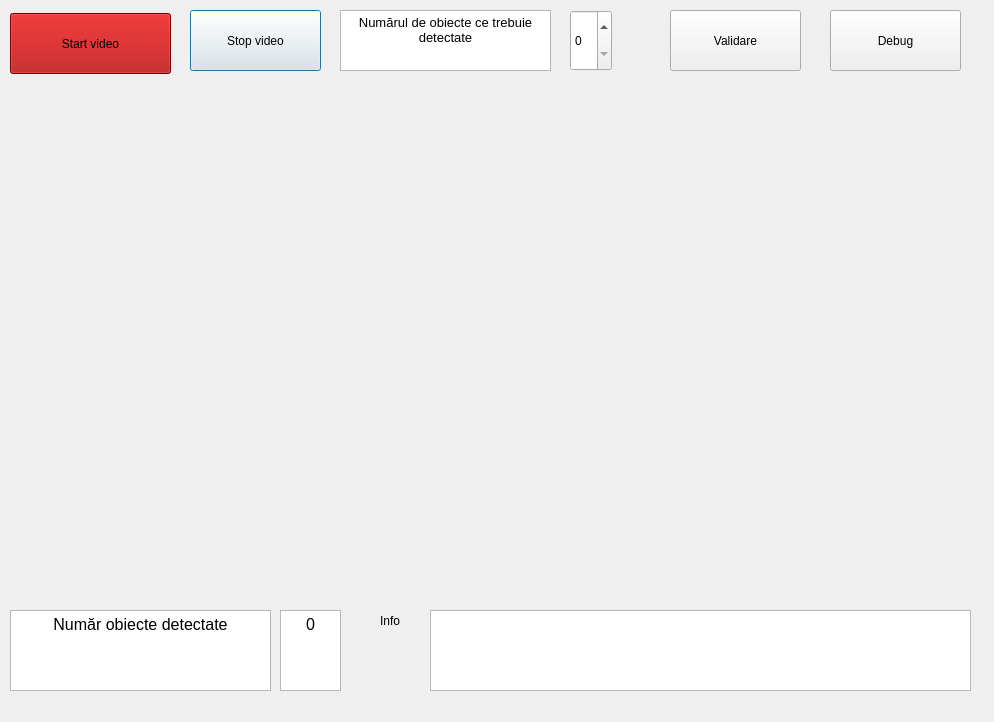
<?xml version="1.0" encoding="UTF-8"?>
<ui version="4.0">
 <class>Dialog</class>
 <widget class="QDialog" name="Dialog">
  <property name="geometry">
   <rect>
    <x>0</x>
    <y>0</y>
    <width>994</width>
    <height>722</height>
   </rect>
  </property>
  <property name="windowTitle">
   <string>Dialog</string>
  </property>
  <widget class="QLabel" name="videoLabel">
   <property name="geometry">
    <rect>
     <x>170</x>
     <y>100</y>
     <width>640</width>
     <height>480</height>
    </rect>
   </property>
   <property name="text">
    <string/>
   </property>
  </widget>
  <widget class="QTextBrowser" name="sampleText_1">
   <property name="geometry">
    <rect>
     <x>10</x>
     <y>610</y>
     <width>261</width>
     <height>81</height>
    </rect>
   </property>
   <property name="html">
    <string>&lt;!DOCTYPE HTML PUBLIC &quot;-//W3C//DTD HTML 4.0//EN&quot; &quot;http://www.w3.org/TR/REC-html40/strict.dtd&quot;&gt;
&lt;html&gt;&lt;head&gt;&lt;meta name=&quot;qrichtext&quot; content=&quot;1&quot; /&gt;&lt;style type=&quot;text/css&quot;&gt;
p, li { white-space: pre-wrap; }
&lt;/style&gt;&lt;/head&gt;&lt;body style=&quot; font-family:'MS Shell Dlg 2'; font-size:7.8pt; font-weight:400; font-style:normal;&quot;&gt;
&lt;p align=&quot;center&quot; style=&quot; margin-top:0px; margin-bottom:0px; margin-left:0px; margin-right:0px; -qt-block-indent:0; text-indent:0px;&quot;&gt;&lt;span style=&quot; font-size:12pt;&quot;&gt;Număr obiecte detectate&lt;/span&gt;&lt;/p&gt;&lt;/body&gt;&lt;/html&gt;</string>
   </property>
  </widget>
  <widget class="QTextBrowser" name="numberText">
   <property name="geometry">
    <rect>
     <x>280</x>
     <y>610</y>
     <width>61</width>
     <height>81</height>
    </rect>
   </property>
   <property name="font">
    <font>
     <pointsize>11</pointsize>
    </font>
   </property>
   <property name="html">
    <string>&lt;!DOCTYPE HTML PUBLIC &quot;-//W3C//DTD HTML 4.0//EN&quot; &quot;http://www.w3.org/TR/REC-html40/strict.dtd&quot;&gt;
&lt;html&gt;&lt;head&gt;&lt;meta name=&quot;qrichtext&quot; content=&quot;1&quot; /&gt;&lt;style type=&quot;text/css&quot;&gt;
p, li { white-space: pre-wrap; }
&lt;/style&gt;&lt;/head&gt;&lt;body style=&quot; font-family:'MS Shell Dlg 2'; font-size:11pt; font-weight:400; font-style:normal;&quot;&gt;
&lt;p align=&quot;center&quot; style=&quot; margin-top:0px; margin-bottom:0px; margin-left:0px; margin-right:0px; -qt-block-indent:0; text-indent:0px;&quot;&gt;&lt;span style=&quot; font-size:12pt;&quot;&gt;0&lt;/span&gt;&lt;/p&gt;&lt;/body&gt;&lt;/html&gt;</string>
   </property>
  </widget>
  <widget class="QTextBrowser" name="sampleText_2">
   <property name="geometry">
    <rect>
     <x>340</x>
     <y>10</y>
     <width>211</width>
     <height>61</height>
    </rect>
   </property>
   <property name="html">
    <string>&lt;!DOCTYPE HTML PUBLIC &quot;-//W3C//DTD HTML 4.0//EN&quot; &quot;http://www.w3.org/TR/REC-html40/strict.dtd&quot;&gt;
&lt;html&gt;&lt;head&gt;&lt;meta name=&quot;qrichtext&quot; content=&quot;1&quot; /&gt;&lt;style type=&quot;text/css&quot;&gt;
p, li { white-space: pre-wrap; }
&lt;/style&gt;&lt;/head&gt;&lt;body style=&quot; font-family:'MS Shell Dlg 2'; font-size:7.8pt; font-weight:400; font-style:normal;&quot;&gt;
&lt;p align=&quot;center&quot; style=&quot; margin-top:0px; margin-bottom:0px; margin-left:0px; margin-right:0px; -qt-block-indent:0; text-indent:0px;&quot;&gt;&lt;span style=&quot; font-size:10pt;&quot;&gt;Numărul de obiecte ce trebuie detectate&lt;/span&gt;&lt;/p&gt;&lt;/body&gt;&lt;/html&gt;</string>
   </property>
  </widget>
  <widget class="QPushButton" name="stopWebcam">
   <property name="geometry">
    <rect>
     <x>190</x>
     <y>10</y>
     <width>131</width>
     <height>61</height>
    </rect>
   </property>
   <property name="sizePolicy">
    <sizepolicy hsizetype="Preferred" vsizetype="Fixed">
     <horstretch>0</horstretch>
     <verstretch>0</verstretch>
    </sizepolicy>
   </property>
   <property name="font">
    <font>
     <pointsize>9</pointsize>
     <weight>50</weight>
     <bold>false</bold>
     <strikeout>false</strikeout>
    </font>
   </property>
   <property name="cursor">
    <cursorShape>PointingHandCursor</cursorShape>
   </property>
   <property name="text">
    <string>Stop video</string>
   </property>
  </widget>
  <widget class="QPushButton" name="startWebcam">
   <property name="enabled">
    <bool>true</bool>
   </property>
   <property name="geometry">
    <rect>
     <x>10</x>
     <y>13</y>
     <width>161</width>
     <height>61</height>
    </rect>
   </property>
   <property name="sizePolicy">
    <sizepolicy hsizetype="Preferred" vsizetype="Fixed">
     <horstretch>0</horstretch>
     <verstretch>0</verstretch>
    </sizepolicy>
   </property>
   <property name="palette">
    <palette>
     <active>
      <colorrole role="WindowText">
       <brush brushstyle="SolidPattern">
        <color alpha="255">
         <red>0</red>
         <green>0</green>
         <blue>0</blue>
        </color>
       </brush>
      </colorrole>
      <colorrole role="Button">
       <brush brushstyle="SolidPattern">
        <color alpha="255">
         <red>170</red>
         <green>0</green>
         <blue>0</blue>
        </color>
       </brush>
      </colorrole>
      <colorrole role="Light">
       <brush brushstyle="SolidPattern">
        <color alpha="255">
         <red>255</red>
         <green>0</green>
         <blue>0</blue>
        </color>
       </brush>
      </colorrole>
      <colorrole role="Midlight">
       <brush brushstyle="SolidPattern">
        <color alpha="255">
         <red>212</red>
         <green>0</green>
         <blue>0</blue>
        </color>
       </brush>
      </colorrole>
      <colorrole role="Dark">
       <brush brushstyle="SolidPattern">
        <color alpha="255">
         <red>85</red>
         <green>0</green>
         <blue>0</blue>
        </color>
       </brush>
      </colorrole>
      <colorrole role="Mid">
       <brush brushstyle="SolidPattern">
        <color alpha="255">
         <red>113</red>
         <green>0</green>
         <blue>0</blue>
        </color>
       </brush>
      </colorrole>
      <colorrole role="Text">
       <brush brushstyle="SolidPattern">
        <color alpha="255">
         <red>0</red>
         <green>0</green>
         <blue>0</blue>
        </color>
       </brush>
      </colorrole>
      <colorrole role="BrightText">
       <brush brushstyle="SolidPattern">
        <color alpha="255">
         <red>255</red>
         <green>255</green>
         <blue>255</blue>
        </color>
       </brush>
      </colorrole>
      <colorrole role="ButtonText">
       <brush brushstyle="SolidPattern">
        <color alpha="255">
         <red>0</red>
         <green>0</green>
         <blue>0</blue>
        </color>
       </brush>
      </colorrole>
      <colorrole role="Base">
       <brush brushstyle="SolidPattern">
        <color alpha="255">
         <red>255</red>
         <green>255</green>
         <blue>255</blue>
        </color>
       </brush>
      </colorrole>
      <colorrole role="Window">
       <brush brushstyle="SolidPattern">
        <color alpha="255">
         <red>170</red>
         <green>0</green>
         <blue>0</blue>
        </color>
       </brush>
      </colorrole>
      <colorrole role="Shadow">
       <brush brushstyle="SolidPattern">
        <color alpha="255">
         <red>0</red>
         <green>0</green>
         <blue>0</blue>
        </color>
       </brush>
      </colorrole>
      <colorrole role="AlternateBase">
       <brush brushstyle="SolidPattern">
        <color alpha="255">
         <red>212</red>
         <green>127</green>
         <blue>127</blue>
        </color>
       </brush>
      </colorrole>
      <colorrole role="ToolTipBase">
       <brush brushstyle="SolidPattern">
        <color alpha="255">
         <red>255</red>
         <green>255</green>
         <blue>220</blue>
        </color>
       </brush>
      </colorrole>
      <colorrole role="ToolTipText">
       <brush brushstyle="SolidPattern">
        <color alpha="255">
         <red>0</red>
         <green>0</green>
         <blue>0</blue>
        </color>
       </brush>
      </colorrole>
     </active>
     <inactive>
      <colorrole role="WindowText">
       <brush brushstyle="SolidPattern">
        <color alpha="255">
         <red>0</red>
         <green>0</green>
         <blue>0</blue>
        </color>
       </brush>
      </colorrole>
      <colorrole role="Button">
       <brush brushstyle="SolidPattern">
        <color alpha="255">
         <red>170</red>
         <green>0</green>
         <blue>0</blue>
        </color>
       </brush>
      </colorrole>
      <colorrole role="Light">
       <brush brushstyle="SolidPattern">
        <color alpha="255">
         <red>255</red>
         <green>0</green>
         <blue>0</blue>
        </color>
       </brush>
      </colorrole>
      <colorrole role="Midlight">
       <brush brushstyle="SolidPattern">
        <color alpha="255">
         <red>212</red>
         <green>0</green>
         <blue>0</blue>
        </color>
       </brush>
      </colorrole>
      <colorrole role="Dark">
       <brush brushstyle="SolidPattern">
        <color alpha="255">
         <red>85</red>
         <green>0</green>
         <blue>0</blue>
        </color>
       </brush>
      </colorrole>
      <colorrole role="Mid">
       <brush brushstyle="SolidPattern">
        <color alpha="255">
         <red>113</red>
         <green>0</green>
         <blue>0</blue>
        </color>
       </brush>
      </colorrole>
      <colorrole role="Text">
       <brush brushstyle="SolidPattern">
        <color alpha="255">
         <red>0</red>
         <green>0</green>
         <blue>0</blue>
        </color>
       </brush>
      </colorrole>
      <colorrole role="BrightText">
       <brush brushstyle="SolidPattern">
        <color alpha="255">
         <red>255</red>
         <green>255</green>
         <blue>255</blue>
        </color>
       </brush>
      </colorrole>
      <colorrole role="ButtonText">
       <brush brushstyle="SolidPattern">
        <color alpha="255">
         <red>0</red>
         <green>0</green>
         <blue>0</blue>
        </color>
       </brush>
      </colorrole>
      <colorrole role="Base">
       <brush brushstyle="SolidPattern">
        <color alpha="255">
         <red>255</red>
         <green>255</green>
         <blue>255</blue>
        </color>
       </brush>
      </colorrole>
      <colorrole role="Window">
       <brush brushstyle="SolidPattern">
        <color alpha="255">
         <red>170</red>
         <green>0</green>
         <blue>0</blue>
        </color>
       </brush>
      </colorrole>
      <colorrole role="Shadow">
       <brush brushstyle="SolidPattern">
        <color alpha="255">
         <red>0</red>
         <green>0</green>
         <blue>0</blue>
        </color>
       </brush>
      </colorrole>
      <colorrole role="AlternateBase">
       <brush brushstyle="SolidPattern">
        <color alpha="255">
         <red>212</red>
         <green>127</green>
         <blue>127</blue>
        </color>
       </brush>
      </colorrole>
      <colorrole role="ToolTipBase">
       <brush brushstyle="SolidPattern">
        <color alpha="255">
         <red>255</red>
         <green>255</green>
         <blue>220</blue>
        </color>
       </brush>
      </colorrole>
      <colorrole role="ToolTipText">
       <brush brushstyle="SolidPattern">
        <color alpha="255">
         <red>0</red>
         <green>0</green>
         <blue>0</blue>
        </color>
       </brush>
      </colorrole>
     </inactive>
     <disabled>
      <colorrole role="WindowText">
       <brush brushstyle="SolidPattern">
        <color alpha="255">
         <red>85</red>
         <green>0</green>
         <blue>0</blue>
        </color>
       </brush>
      </colorrole>
      <colorrole role="Button">
       <brush brushstyle="SolidPattern">
        <color alpha="255">
         <red>170</red>
         <green>0</green>
         <blue>0</blue>
        </color>
       </brush>
      </colorrole>
      <colorrole role="Light">
       <brush brushstyle="SolidPattern">
        <color alpha="255">
         <red>255</red>
         <green>0</green>
         <blue>0</blue>
        </color>
       </brush>
      </colorrole>
      <colorrole role="Midlight">
       <brush brushstyle="SolidPattern">
        <color alpha="255">
         <red>212</red>
         <green>0</green>
         <blue>0</blue>
        </color>
       </brush>
      </colorrole>
      <colorrole role="Dark">
       <brush brushstyle="SolidPattern">
        <color alpha="255">
         <red>85</red>
         <green>0</green>
         <blue>0</blue>
        </color>
       </brush>
      </colorrole>
      <colorrole role="Mid">
       <brush brushstyle="SolidPattern">
        <color alpha="255">
         <red>113</red>
         <green>0</green>
         <blue>0</blue>
        </color>
       </brush>
      </colorrole>
      <colorrole role="Text">
       <brush brushstyle="SolidPattern">
        <color alpha="255">
         <red>85</red>
         <green>0</green>
         <blue>0</blue>
        </color>
       </brush>
      </colorrole>
      <colorrole role="BrightText">
       <brush brushstyle="SolidPattern">
        <color alpha="255">
         <red>255</red>
         <green>255</green>
         <blue>255</blue>
        </color>
       </brush>
      </colorrole>
      <colorrole role="ButtonText">
       <brush brushstyle="SolidPattern">
        <color alpha="255">
         <red>85</red>
         <green>0</green>
         <blue>0</blue>
        </color>
       </brush>
      </colorrole>
      <colorrole role="Base">
       <brush brushstyle="SolidPattern">
        <color alpha="255">
         <red>170</red>
         <green>0</green>
         <blue>0</blue>
        </color>
       </brush>
      </colorrole>
      <colorrole role="Window">
       <brush brushstyle="SolidPattern">
        <color alpha="255">
         <red>170</red>
         <green>0</green>
         <blue>0</blue>
        </color>
       </brush>
      </colorrole>
      <colorrole role="Shadow">
       <brush brushstyle="SolidPattern">
        <color alpha="255">
         <red>0</red>
         <green>0</green>
         <blue>0</blue>
        </color>
       </brush>
      </colorrole>
      <colorrole role="AlternateBase">
       <brush brushstyle="SolidPattern">
        <color alpha="255">
         <red>170</red>
         <green>0</green>
         <blue>0</blue>
        </color>
       </brush>
      </colorrole>
      <colorrole role="ToolTipBase">
       <brush brushstyle="SolidPattern">
        <color alpha="255">
         <red>255</red>
         <green>255</green>
         <blue>220</blue>
        </color>
       </brush>
      </colorrole>
      <colorrole role="ToolTipText">
       <brush brushstyle="SolidPattern">
        <color alpha="255">
         <red>0</red>
         <green>0</green>
         <blue>0</blue>
        </color>
       </brush>
      </colorrole>
     </disabled>
    </palette>
   </property>
   <property name="font">
    <font>
     <pointsize>9</pointsize>
     <weight>50</weight>
     <bold>false</bold>
     <strikeout>false</strikeout>
    </font>
   </property>
   <property name="cursor">
    <cursorShape>PointingHandCursor</cursorShape>
   </property>
   <property name="mouseTracking">
    <bool>false</bool>
   </property>
   <property name="text">
    <string>Start video</string>
   </property>
  </widget>
  <widget class="QPushButton" name="valButton">
   <property name="geometry">
    <rect>
     <x>830</x>
     <y>10</y>
     <width>131</width>
     <height>61</height>
    </rect>
   </property>
   <property name="font">
    <font>
     <pointsize>9</pointsize>
     <weight>50</weight>
     <bold>false</bold>
     <strikeout>false</strikeout>
    </font>
   </property>
   <property name="cursor">
    <cursorShape>PointingHandCursor</cursorShape>
   </property>
   <property name="text">
    <string>Debug</string>
   </property>
  </widget>
  <widget class="QLabel" name="label_18">
   <property name="geometry">
    <rect>
     <x>380</x>
     <y>610</y>
     <width>68</width>
     <height>22</height>
    </rect>
   </property>
   <property name="text">
    <string>Info</string>
   </property>
  </widget>
  <widget class="QTextEdit" name="logEdit">
   <property name="geometry">
    <rect>
     <x>430</x>
     <y>610</y>
     <width>541</width>
     <height>81</height>
    </rect>
   </property>
  </widget>
  <widget class="QSpinBox" name="spinBox">
   <property name="geometry">
    <rect>
     <x>570</x>
     <y>10</y>
     <width>42</width>
     <height>61</height>
    </rect>
   </property>
  </widget>
  <widget class="QPushButton" name="valButton_2">
   <property name="geometry">
    <rect>
     <x>670</x>
     <y>10</y>
     <width>131</width>
     <height>61</height>
    </rect>
   </property>
   <property name="font">
    <font>
     <pointsize>9</pointsize>
     <weight>50</weight>
     <bold>false</bold>
     <strikeout>false</strikeout>
    </font>
   </property>
   <property name="cursor">
    <cursorShape>PointingHandCursor</cursorShape>
   </property>
   <property name="text">
    <string>Validare</string>
   </property>
  </widget>
 </widget>
 <resources/>
 <connections/>
</ui>
